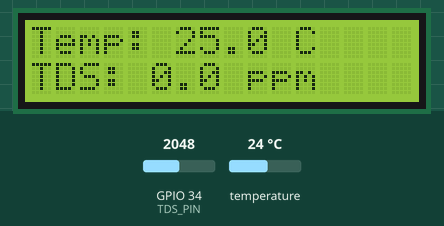
The sketch below on a simulated ESP32. On the bench: 16×2 character LCD. The test bench sets the inputs (shaded band); at power-on: temperature 24 °C, GPIO 34 (TDS_PIN) = 2048 (analog values on the 0–4095 scale). What the sketch prints to the serial monitor is not drawn.

Above: at 3.8 s.
3.9 s: temperature set to 12 °C
At 9.0 s:
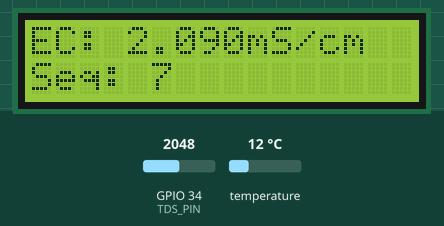
9.5 s: GPIO 34 (TDS_PIN) set to 2866
At 11.6 s:
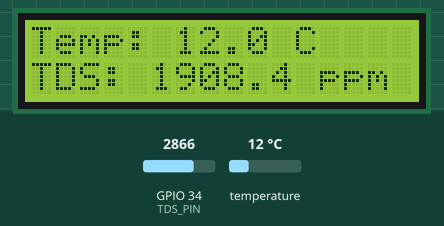
14.2 s: temperature set to 19 °C
At 17.8 s:
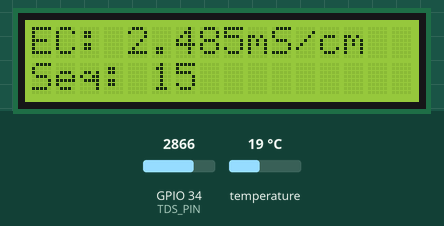
19.8 s: GPIO 34 (TDS_PIN) set to 3603
At 21.6 s:
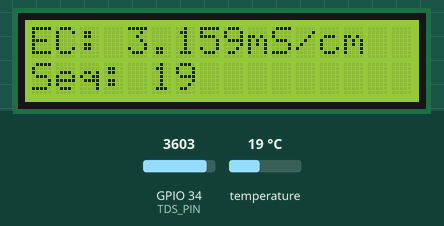
24.4 s: temperature set to 28 °C
At 25.4 s:
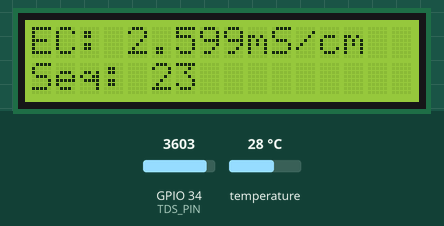
28.4 s: GPIO 34 (TDS_PIN) set to 4095
At 30.3 s:
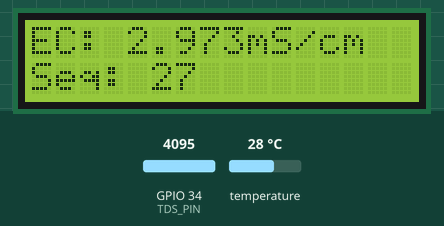
Timing chart, 0 to 31.8 s (numbered marks = the images above; inputs shaded):
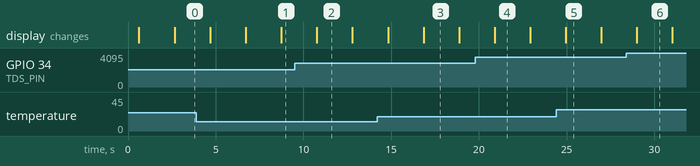

The sketch:

ESP32_Water_Quality_Node.ino
```cpp
/*
 * CSE4052 - Group 08
 * Water Level and Water Quality Monitoring System - Project Part 2
 *
 * ESP32 #2 - DISTRIBUTED WATER QUALITY NODE
 */

#include <Arduino.h>
#include <Wire.h>
#include <LiquidCrystal_I2C.h>
#include <OneWire.h>
#include <DallasTemperature.h>
#include <esp_task_wdt.h>

// =====================================================
// PIN MAP
// =====================================================

#define TDS_PIN          34
#define DS18B20_PIN       4

// UART2
#define UART_RX          16
#define UART_TX          17
#define UART_BAUD    115200

// I2C LCD
#define LCD_SDA          21
#define LCD_SCL          22
#define LCD_ADDRESS    0x27

// =====================================================
// TDS CALIBRATION
// =====================================================

const float TDS_VREF = 3.3f;
const float TDS_EC_CALIBRATION = 1.0f;
const float TDS_OFFSET = 0.14f;

// =====================================================
// HARDWARE OBJECTS
// =====================================================

HardwareSerial MainSerial(2);

OneWire oneWire(DS18B20_PIN);
DallasTemperature ds18b20(&oneWire);

LiquidCrystal_I2C lcd(
  LCD_ADDRESS,
  16,
  2
);

// =====================================================
// SHARED DATA
// =====================================================

struct QualityData {

  float tds;
  float ec;
  float temperature;

  uint32_t sequence;
};

QualityData quality = {

  0.0f,
  0.0f,
  25.0f,
  0
};

// Mutex
SemaphoreHandle_t dataMutex = nullptr;

// =====================================================
// TASK HANDLES
// =====================================================

TaskHandle_t tdsTaskHandle = nullptr;

TaskHandle_t temperatureTaskHandle = nullptr;

TaskHandle_t communicationTaskHandle = nullptr;

TaskHandle_t lcdTaskHandle = nullptr;

// =====================================================
// WATCHDOG
// =====================================================

void initWatchdog() {

  esp_task_wdt_config_t twdtConfig = {

    .timeout_ms = 10000,

    .idle_core_mask = 0,

    .trigger_panic = true
  };

  esp_task_wdt_init(&twdtConfig);
}

// -----------------------------------------------------

void registerCurrentTaskWithWatchdog() {

  esp_task_wdt_add(nullptr);
}

// -----------------------------------------------------

void feedWatchdog() {

  esp_task_wdt_reset();
}

// =====================================================
// ADC READING
// =====================================================

float readAverageADC(
  uint8_t pin,
  uint8_t samples = 20
) {

  uint32_t sum = 0;

  for (
    uint8_t i = 0;
    i < samples;
    i++
  ) {

    sum += analogRead(pin);

    vTaskDelay(
      pdMS_TO_TICKS(2)
    );
  }

  return
    (float)sum /
    (float)samples;
}

// =====================================================
// TDS TASK
// =====================================================

void taskTDS(void *) {

  registerCurrentTaskWithWatchdog();

  for (;;) {

    float averageADC =
      readAverageADC(
        TDS_PIN,
        20
      );

    float voltage =
      averageADC *
      TDS_VREF /
      4095.0f;

    float temperature = 25.0f;

    // Get current temperature
    if (
      xSemaphoreTake(
        dataMutex,
        pdMS_TO_TICKS(20)
      ) == pdTRUE
    ) {

      temperature =
        quality.temperature;

      xSemaphoreGive(
        dataMutex
      );
    }

    // Temperature compensation
    float temperatureCoefficient =
      1.0f +
      0.02f *
      (temperature - 25.0f);

    float ec =
      (
        (
          voltage /
          temperatureCoefficient
        ) *
        TDS_EC_CALIBRATION
      ) -
      TDS_OFFSET;

    if (ec < 0) {

      ec = 0;
    }

    // TDS calculation
    float tds =
      (
        133.42f * powf(ec, 3) -
        255.86f * powf(ec, 2) +
        857.39f * ec
      ) *
      0.5f;

    if (tds < 0) {

      tds = 0;
    }

    // Update shared data
    if (
      xSemaphoreTake(
        dataMutex,
        pdMS_TO_TICKS(20)
      ) == pdTRUE
    ) {

      quality.ec = ec;

      quality.tds = tds;

      xSemaphoreGive(
        dataMutex
      );
    }

    feedWatchdog();

    vTaskDelay(
      pdMS_TO_TICKS(1000)
    );
  }
}

// =====================================================
// TEMPERATURE TASK
// =====================================================

void taskTemperature(void *) {

  registerCurrentTaskWithWatchdog();

  ds18b20.begin();

  for (;;) {

    ds18b20.requestTemperatures();

    float temperature =
      ds18b20.getTempCByIndex(0);

    if (
      temperature >= -55.0f &&
      temperature <= 125.0f
    ) {

      if (
        xSemaphoreTake(
          dataMutex,
          pdMS_TO_TICKS(20)
        ) == pdTRUE
      ) {

        quality.temperature =
          temperature;

        xSemaphoreGive(
          dataMutex
        );
      }

    } else {

      Serial.println(
        "DS18B20 read error."
      );
    }

    feedWatchdog();

    vTaskDelay(
      pdMS_TO_TICKS(1000)
    );
  }
}

// =====================================================
// UART COMMUNICATION TASK
// =====================================================

void taskCommunication(void *) {

  registerCurrentTaskWithWatchdog();

  for (;;) {

    QualityData local;

    if (
      xSemaphoreTake(
        dataMutex,
        pdMS_TO_TICKS(20)
      ) == pdTRUE
    ) {

      local = quality;

      quality.sequence++;

      local.sequence =
        quality.sequence;

      xSemaphoreGive(
        dataMutex
      );
    }

    // -------------------------------------------------
    // Send data to ESP32 #1
    // -------------------------------------------------

    MainSerial.printf(
      "Q,%lu,%.2f,%.3f,%.2f\n",
      (unsigned long)local.sequence,
      local.tds,
      local.ec,
      local.temperature
    );

    // -------------------------------------------------
    // Serial Monitor
    // -------------------------------------------------

    Serial.printf(
      "TX -> TDS: %.1f ppm | "
      "EC: %.3f mS/cm | "
      "Temp: %.1f C\n",

      local.tds,
      local.ec,
      local.temperature
    );

    feedWatchdog();

    vTaskDelay(
      pdMS_TO_TICKS(1000)
    );
  }
}

// =====================================================
// LCD TASK
// =====================================================

void taskLCD(void *) {

  registerCurrentTaskWithWatchdog();

  uint8_t screen = 0;

  for (;;) {

    QualityData local;

    // -----------------------------------------------
    // Copy shared data safely
    // -----------------------------------------------

    if (
      xSemaphoreTake(
        dataMutex,
        pdMS_TO_TICKS(20)
      ) == pdTRUE
    ) {

      local = quality;

      xSemaphoreGive(
        dataMutex
      );
    }

    // -----------------------------------------------
    // Screen 1
    // -----------------------------------------------

    if (screen == 0) {

      lcd.clear();

      lcd.setCursor(0, 0);

      lcd.print("Temp: ");

      lcd.print(
        local.temperature,
        1
      );

      lcd.print(" C");

      lcd.setCursor(0, 1);

      lcd.print("TDS: ");

      lcd.print(
        local.tds,
        1
      );

      lcd.print(" ppm");
    }

    // -----------------------------------------------
    // Screen 2
    // -----------------------------------------------

    else {

      lcd.clear();

      lcd.setCursor(0, 0);

      lcd.print("EC: ");

      lcd.print(
        local.ec,
        3
      );

      lcd.print("mS/cm");

      lcd.setCursor(0, 1);

      lcd.print("Seq: ");

      lcd.print(
        local.sequence
      );
    }

    // Switch screen
    screen++;

    if (screen >= 2) {

      screen = 0;
    }

    feedWatchdog();

    // Change LCD screen every 2 seconds
    vTaskDelay(
      pdMS_TO_TICKS(2000)
    );
  }
}

// =====================================================
// SETUP
// =====================================================

void setup() {

  Serial.begin(115200);

  delay(500);

  Serial.println();

  Serial.println(
    "=========================================="
  );

  Serial.println(
    "GROUP 08 - WATER MONITORING PART 2"
  );

  Serial.println(
    "ESP32 #2 WATER QUALITY NODE"
  );

  Serial.println(
    "TDS + EC + DS18B20 + LCD"
  );

  Serial.println(
    "=========================================="
  );

  // =================================================
  // ADC
  // =================================================

  analogReadResolution(12);

  pinMode(
    TDS_PIN,
    INPUT
  );

  pinMode(
    DS18B20_PIN,
    INPUT_PULLUP
  );

  // =================================================
  // DS18B20
  // =================================================

  ds18b20.begin();

  // =================================================
  // UART2
  // =================================================

  MainSerial.begin(
    UART_BAUD,
    SERIAL_8N1,
    UART_RX,
    UART_TX
  );

  // =================================================
  // I2C LCD
  // =================================================

  Wire.begin(
    LCD_SDA,
    LCD_SCL
  );

  lcd.init();

  lcd.backlight();

  lcd.clear();

  lcd.setCursor(0, 0);

  lcd.print("Water Monitor");

  lcd.setCursor(0, 1);

  lcd.print("Starting...");

  delay(2000);

  lcd.clear();

  // =================================================
  // MUTEX
  // =================================================

  dataMutex =
    xSemaphoreCreateMutex();

  if (!dataMutex) {

    Serial.println(
      "Failed to create mutex."
    );

    lcd.clear();

    lcd.setCursor(0, 0);

    lcd.print("Mutex ERROR");

    while (true) {

      delay(1000);
    }
  }

  // =================================================
  // WATCHDOG
  // =================================================

  initWatchdog();

  // =================================================
  // TEMPERATURE TASK
  // =================================================

  xTaskCreatePinnedToCore(

    taskTemperature,

    "Temperature",

    3072,

    nullptr,

    4,

    &temperatureTaskHandle,

    1
  );

  // =================================================
  // TDS TASK
  // =================================================

  xTaskCreatePinnedToCore(

    taskTDS,

    "TDS",

    4096,

    nullptr,

    4,

    &tdsTaskHandle,

    1
  );

  // =================================================
  // UART TASK
  // =================================================

  xTaskCreatePinnedToCore(

    taskCommunication,

    "UART",

    3072,

    nullptr,

    4,

    &communicationTaskHandle,

    0
  );

  // =================================================
  // LCD TASK
  // =================================================

  xTaskCreatePinnedToCore(

    taskLCD,

    "LCD",

    3072,

    nullptr,

    2,

    &lcdTaskHandle,

    0
  );

  Serial.println(
    "ESP32 #2 tasks started."
  );

  Serial.println(
    "LCD initialized."
  );
}

// =====================================================
// LOOP
// =====================================================

void loop() {

  // All application processing
  // occurs inside FreeRTOS tasks.

  vTaskDelay(
    pdMS_TO_TICKS(1000)
  );
}
```

Measured:
- after the input at 19.8 s, the display: changes after 1.1 s (image 4)
- after the input at 24.4 s, the display: changes after 0.55 s (image 5)
- what the display in image 2 shows lasts 2.0 s, from 10.8 s to 12.8 s
